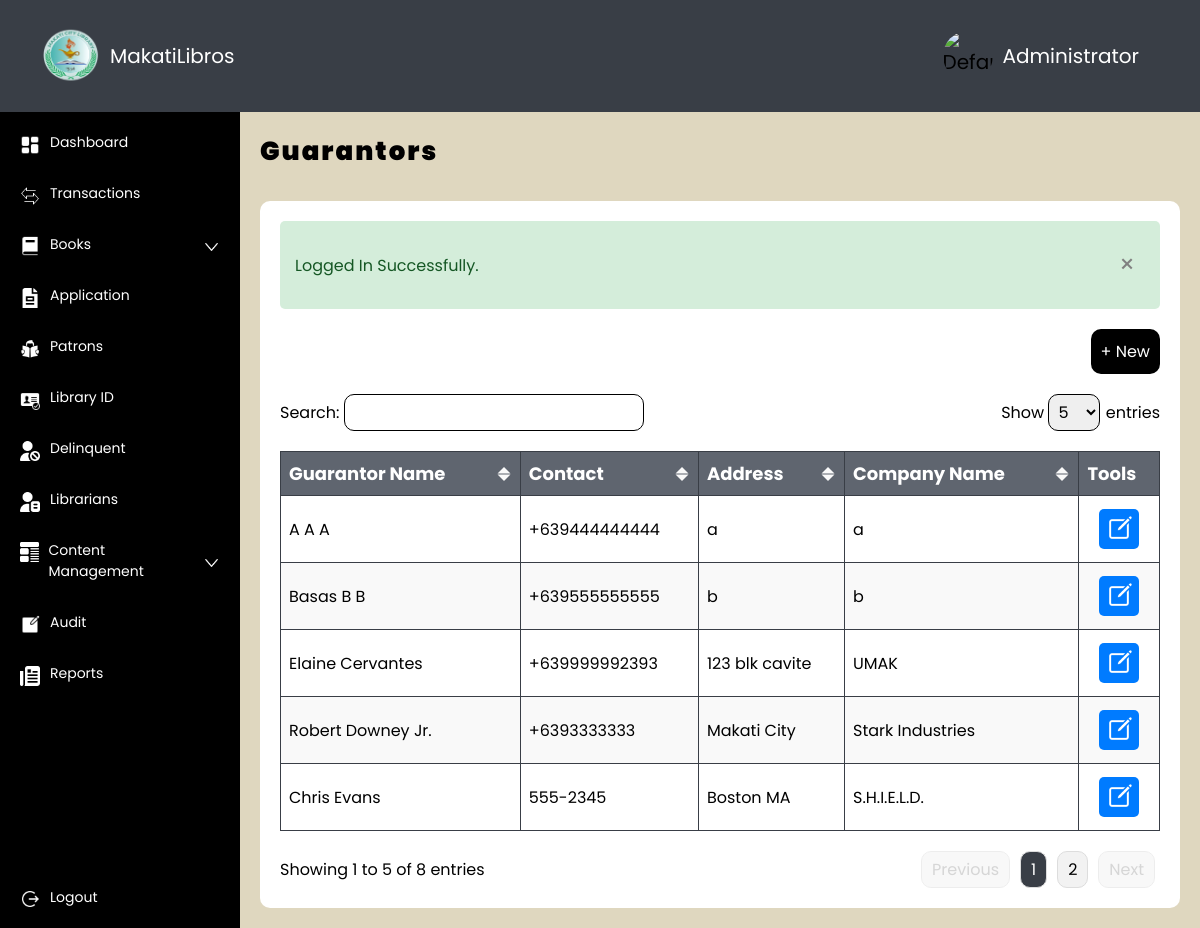
/admin/guarantors.php (signed in), run on the app's committed database.
### tables this page shows
CREATE TABLE `guarantor` (
  `guarantor_id` int(11) NOT NULL,
  `patrons_id` int(11) DEFAULT NULL,
  `firstname` varchar(255) DEFAULT NULL,
  `middlename` varchar(255) DEFAULT NULL,
  `lastname` varchar(255) DEFAULT NULL,
  `suffix` varchar(255) DEFAULT NULL,
  `contact` varchar(255) DEFAULT NULL,
  `address` varchar(255) DEFAULT NULL,
  `company_name` varchar(255) DEFAULT NULL,
  `company_contact` varchar(255) DEFAULT NULL,
  `company_address` varchar(255) DEFAULT NULL,
  `sign` varchar(255) DEFAULT NULL
);

### admin/functions/fetch_profile.php (called while the page is built, shortened)
<?php
$email = $_SESSION['email'];
try {
    $query = "SELECT * FROM librarians WHERE email = :email";
    $stmt = $pdo->prepare($query);
    $stmt->bindParam(':email', $email);
    $stmt->execute();
    $librarian = $stmt->fetch(PDO::FETCH_ASSOC);
    if (!$librarian) {
        $query = "SELECT * FROM admin WHERE email = :email";
        $stmt = $pdo->prepare($query);
        $stmt->bindParam(':email', $email);
        $stmt->execute();
        $admin = $stmt->fetch(PDO::FETCH_ASSOC);
        $librarian = $admin;
    }
    $isAdmin = isset($librarian['admin_id']);
} catch (PDOException $e) {
    header("Location: logout.php");
    exit();
}

### admin/functions/fetch_guarantors.php (called while the page is built, shortened)
<?php
function getGuarantors($pdo)
{
    $query = "SELECT
                guarantor_id,
                firstname,
                middlename,
                lastname,
                suffix,
                contact,
                address,
                company_name,
                company_contact,
                company_address
              FROM
                guarantor
              ORDER BY
                lastname, firstname";
    $stmt = $pdo->prepare($query);
    $stmt->execute();
    $guarantors = [];
    while ($row = $stmt->fetch(PDO::FETCH_ASSOC)) {
        $guarantors[] = [
            'guarantor_id' => $row['guarantor_id'],
            'firstname' => $row['firstname'],
            'middlename' => $row['middlename'],
            'lastname' => $row['lastname'],
            'suffix' => $row['suffix'],
            'contact' => $row['contact'],
            'address' => $row['address'],
            'company_name' => $row['company_name'],
            'company_contact' => $row['company_contact'],
            'company_address' => $row['company_address']
        ];
    }
    return $guarantors;
}

### admin/guarantors.php (the view, shortened to what this page needs)
<!DOCTYPE html>
<html lang="en">
<head>
    <link rel="stylesheet" href="style.css">
</head>
<?php
include '../connection.php';
include 'functions/fetch_guarantors.php';
$guarantors = getGuarantors($pdo);
?>
<body>
    <div class="wrapper">
        <div class="container-top">
            <?php include 'container-top.php'; ?>
        </div>
        <div class="container-content">
            <div class="sidebar">
                <?php include 'sidebar.php'; ?>
            </div>
            <div class="body">
                <div class="row">
                    <div class="title-26px">
                        Guarantors
                    </div>
                </div>
                <div class="container-white">
                    <div class="container-success" id="container-success" style="display: <?php echo isset($_SESSION['success_display']) ? $_SESSION['success_display'] : 'none';
                                                                                            unset($_SESSION['success_display']); ?>;">
                        <div class="container-success-description">
                            <?php if (isset($_SESSION['success_message'])) {
                                echo $_SESSION['success_message'];
                            } ?>
                        </div>
                        <button type="button" class="button-success-close" onclick="closeSuccessStatus()">&times;</button>
                    </div>
                    <div class="row row-right">
                        <button class="button-borrow" onclick="openAddModal()">
                            &#43; New
                        </button>
                    </div>
                    <div class="row row-between">
                        <div>
                            <label for="search">Search: </label>
                            <input class="table-search" type="text" id="search" oninput="searchTable()">
                        </div>
                        <div>
                            <label for="entries">Show </label>
                            <select class="table-select" id="entries" onchange="changeEntries()">
                                <option value="5">5</option>
                            </select>
                            <label for="entries"> entries</label>
                        </div>
                    </div>
                    <div class="row">
                        <table id="table">
                            <thead>
                                <tr>
                                    <th onclick="sortTable(0)">
                                        <div class="row row-between">
                                            <div class="column-title">Guarantor Name</div>
                                            <img id="sort-icon-0" src="../images/sort.png" class="sort">
                                        </div>
                                    </th>
                                    <th onclick="sortTable(1)">
                                        <div class="row row-between">
                                            <div class="column-title">Contact</div>
                                            <img id="sort-icon-1" src="../images/sort.png" class="sort">
                                        </div>
                                    </th>
                                    <th onclick="sortTable(2)">
                                        <div class="row row-between">
                                            <div class="column-title">Address</div>
                                            <img id="sort-icon-2" src="../images/sort.png" class="sort">
                                        </div>
                                    </th>
                                    <th onclick="sortTable(3)">
                                        <div class="row row-between">
                                            <div class="column-title">Company Name</div>
                                            <img id="sort-icon-3" src="../images/sort.png" class="sort">
                                        </div>
                                    </th>
                                    <th>
                                        <div class="column-title">Tools</div>
                                    </th>
                                </tr>
                            </thead>
                            <tbody>
                                <?php if (empty($guarantors)) { ?>
                                    <tr>
                                        <td colspan="5">
                                            <div class="no-result">
                                                <div class="no-result-image">
                                                    <img src="../images/no-result.jpg" alt="No Results Found" class="image" />
                                                </div>
                                                <p>No results found.</p>
                                            </div>
                                        </td>
                                    </tr>
                                <?php } else { ?>
                                    <?php foreach ($guarantors as $guarantor) { ?>
                                        <tr>
                                            <td><?php echo htmlspecialchars($guarantor['firstname'] . ' ' . $guarantor['lastname'] . ' ' . $guarantor['suffix']); ?></td>
                                            <td><?php echo htmlspecialchars($guarantor['contact']); ?></td>
                                            <td><?php echo htmlspecialchars($guarantor['address']); ?></td>
                                            <td><?php echo htmlspecialchars($guarantor['company_name']); ?></td>
                                            <td>
                                                <div class="td-center">
                                                    <div class="button-edit" onclick="openEditModal({
                                                                    id: <?php echo $guarantor['guarantor_id']; ?>,
                                                                    firstname: '<?php echo addslashes($guarantor['firstname']); ?>',
                                                                    middlename: '<?php echo addslashes($guarantor['middlename']); ?>',
                                                                    lastname: '<?php echo addslashes($guarantor['lastname']); ?>',
                                                                    suffix: '<?php echo addslashes($guarantor['suffix']); ?>',
                                                                    contact: '<?php echo addslashes($guarantor['contact']); ?>',
                                                                    address: '<?php echo addslashes($guarantor['address']); ?>',
                                                                    company_name: '<?php echo addslashes($guarantor['company_name']); ?>',
                                                                    company_contact: '<?php echo addslashes($guarantor['company_contact']); ?>',
                                                                    company_address: '<?php echo addslashes($guarantor['company_address']); ?>'
                                                                })">
                                                        <img src="../images/edit-white.png" class="image">
                                                    </div>
                                                </div>
                                            </td>
                                        </tr>
                                    <?php } ?>
                                <?php } ?>
                            </tbody>
                        </table>
                    </div>
                    <div class="row row-between">
                        <div class="entry-info" id="entry-info"></div>
                        <div class="pagination" id="pagination"></div>
                    </div>
                </div>
            </div>
        </div>
    </div>
</body>
</html>

### admin/container-top.php (shortened to what this page needs)
<?php include 'functions/fetch_profile.php'; ?>
<div class="row row-between">
    <div class="row-auto">
        <div class="container-round logo">
            <img src="../images/library-logo.png" class="image">
        </div>
        <div class="font-white">
            MakatiLibros
        </div>
    </div>
    <div class="row-auto container-profile" <?php echo ($isAdmin) ? '' : 'onclick="openEditProfileModal()"'; ?>>
        <div class="container-round profile">
            <img
                src="../librarian_images/<?php echo $isAdmin ? 'default_image.jfif' : htmlspecialchars($image); ?>"
                class="image"
                alt="<?php echo $isAdmin ? 'Default Admin Image' : 'User Profile Image'; ?>">
        </div>
        <div class="font-white">
            <?php echo htmlspecialchars($isAdmin ? 'Administrator' : $lastname); ?>
        </div>
    </div>
</div>

### admin/style.css (style rules this page uses)
* { margin: 0; padding: 0; font-family: 'Poppins', sans-serif; box-sizing: border-box; font-size: 20px; }
.wrapper { display: flex; flex-direction: column; height: 100vh; width: 100%; }
.container-top { display: flex; flex-direction: row; width: 100%; padding: 20px 40px; align-items: center; background-color: #393E46; }
.font-white { color: white; }
.container-round { border-radius: 100%; overflow: hidden; }
.logo { width: 60px; height: 60px; }
.profile { width: 50px; height: 50px; }
.container-profile { border: 1px solid transparent; padding: 10px 20px; }
.container-content { display: flex; flex-direction: row; width: 100%; height: 100%; overflow: hidden; }
.row { display: flex; flex-direction: row; gap: 10px; width: 100%; }
.row-auto { display: flex; flex-direction: row; width: auto; height: auto; gap: 10px; align-items: center; }
.row-between { align-items: center; justify-content: space-between; }
.row-right { justify-content: right; }
.sidebar { display: flex; flex-direction: column; padding: 10px; gap: 10px; width: 20%; background-color: black; overflow-y: scroll; scrollbar-width: thin; scrollbar-color: #888 #222; scroll-behavior: smooth; }
.image { width: 100%; height: 100%; }
.body { display: flex; flex-direction: column; padding: 20px; gap: 10px; width: 80%; background-color: #dfd7bf; overflow-y: scroll; scrollbar-width: thin; scrollbar-color: #888 #222; scroll-behavior: smooth; }
.title-26px { font-size: 26px; font-weight: 900; letter-spacing: 2px; color: black !important; }
.container-white { width: auto; display: flex; flex-direction: column; background-color: white; padding: 20px; border-radius: 10px; margin-top: 20px; gap: 20px; }
table { width: 100%; border-collapse: collapse; }
td { border: 1px solid #393E46; padding: 8px; text-align: left; font-size: 16px; }
.td-center { display: flex; justify-content: center; text-align: center; }
th { background-color: #5F656F; color: white; border: 1px solid #393E46; padding: 8px; text-align: left; }
tbody tr:nth-child(even) { background-color: #f9f9f9; }
.column-title { font-size: 18px; }
.entry-info { font-size: 16px; }
.sort { width: 16px; height: 16px; }
.table-search { width: 300px; }
.table-search, .table-select { border-radius: 10px; padding: 5px; font-size: 16px; border: 1px solid; }
.table-select option { padding: 5px; font-size: 16px; }
button { padding: 10px; border-radius: 10px; font-size: 16px; border: none; }
.button-borrow { background-color: black; color: white; transition: transform 0.2s; }
.button-edit { width: 40px; height: 40px; background-color: #007bff; padding: 5px; margin: 5px; border-radius: 5px; transition: transform 0.2s; }
label { font-size: 16px; }
.container-success { display: flex; padding: 15px; border-radius: 5px; width: 100%; flex-direction: row; align-items: center; justify-content: space-between; background-color: #d4edda; color: #155724; border-color: #c3e6cb; }
.container-success-description { font-size: 16px; }
.button-success-close { color: grey; font-size: 25px; background-color: transparent; border: none; transition: transform 0.2s; }

### data on the page
guarantor: firstname+lastname+suffix "A A A", contact "+639444444444", address "a", company_name "a"
guarantor: firstname+lastname+suffix "Basas B B", contact "+639555555555", address "b", company_name "b"
guarantor: firstname+lastname+suffix "Elaine Cervantes", contact "+639999992393", address "123 blk cavite", company_name "UMAK"
guarantor: firstname+lastname+suffix "Robert Downey Jr.", contact "+6393333333", address "Makati City", company_name "Stark Industries"
guarantor: firstname+lastname+suffix "Chris Evans", contact "555-2345", address "Boston MA", company_name "S.H.I.E.L.D."

### other printed values
$isAdmin ? 'Administrator' : $lastname "Administrator"
$_SESSION['success_message'] "Logged In Successfully."
